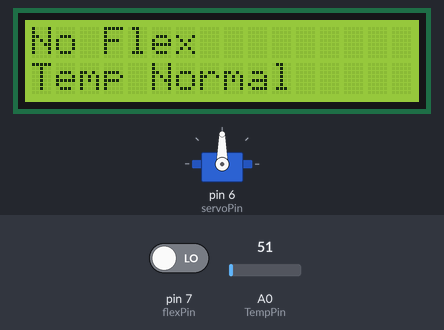
Bench run of a sketch on a simulated Arduino Uno, built with avr-gcc and run on an emulated ATmega328P. On the bench: 16×2 character LCD, servo. The inputs (shaded band) are chosen by the test bench; at power-on: A0 (TempPin) = 51, pin 7 (flexPin) LOW. What the sketch prints to the serial monitor is not drawn. At 1.4 s the program stops and its outputs stay as they are.

Above: at 1.2 s.
1.3 s: A0 (TempPin) set to 112
At 2.0 s:
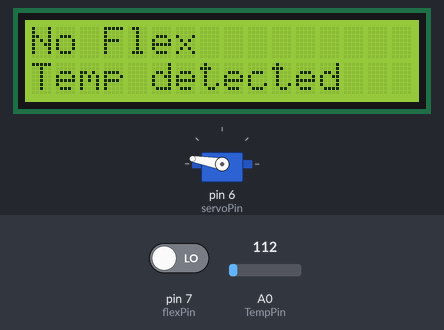
Timing chart, 0 to 2.9 s (numbered marks = the images above; inputs shaded):
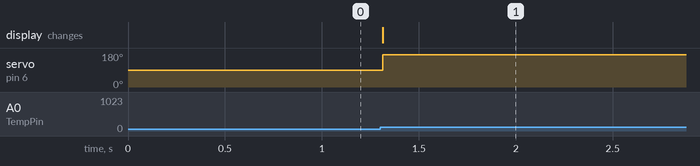

The sketch:

AFSS_v2.ino
```cpp
//-----------------------------------------------------------------------------#
//-- PROJECT AFSS                                                              #
//                                                                             #
//-- PROGRAM GOALS                                                             #
//-- 1. Detect Battery Anomaly                                                 #
//-- 2. Activate Suppression system                                            #
//                                                                             #
//-- Programmers: Cris Thomas, Jiss Joseph Thomas                              #
//-- References: Hackster-Powering the Future with Infineon                    #
//-----------------------------------------------------------------------------#

#include <LiquidCrystal.h>
#include <Servo.h>

const int flexPin = 7;
const int TempPin = A0;
const int trigger = 9;
LiquidCrystal lcd(12, 11, 5, 4, 3, 2);
int servoPin = 6;

int TempValue;
Servo servo;

void setup()
{
  Serial.begin(9600);
  lcd.begin(16, 2);
  servo.attach(servoPin);

  pinMode(flexPin, INPUT);
  pinMode(TempPin, INPUT);
  pinMode(trigger, OUTPUT);

  digitalWrite(trigger,LOW);
}

void loop()
{
  int flexValue;
  flexValue = digitalRead(flexPin);             // Getting Flex value and saving it in variable
  Serial.print("sensor: ");
  Serial.println(flexValue);

  TempValue = analogRead(TempPin);              // Getting LM35 value and saving it in variable
  float TempCel = ( TempValue / 1024.0) * 500;  // Getting the celsius value from 10 bit analog value

  if (flexValue == HIGH)
  {
    lcd.setCursor(0, 0);
    lcd.print("Flex detected");
    digitalWrite(trigger,HIGH);
    servo.write(170);
    delay(5);
    while(1)
    {
      //Permanent Blocking
    }
  }
  else
  {
    lcd.setCursor(0, 0);
    lcd.print("No Flex         ");
    digitalWrite(trigger,LOW);
  }
  if (TempCel > 50)
  {
    lcd.setCursor(0, 1);
    lcd.print("Temp detected");
    digitalWrite(trigger,HIGH);
    servo.write(170);
    delay(5);
    while(1)
    {
      //Permanent Blocking
    }
  }
  else
  {
    lcd.setCursor(0, 1);
    lcd.print("Temp Normal     ");
    digitalWrite(trigger,LOW);
  }
}
```

Measured:
- after the input at 1.3 s, servo on pin 6 (servoPin): 90° → 170° at once; the display: changes at once (image 1)
